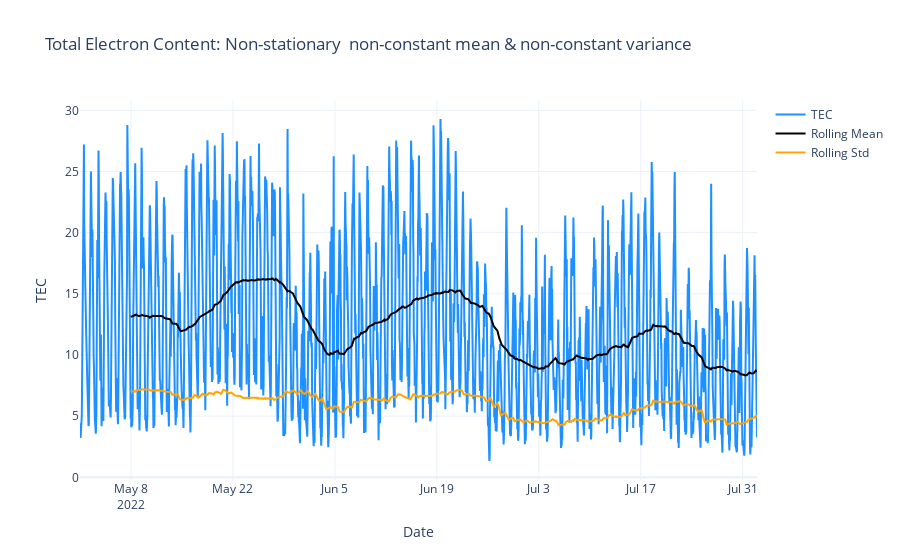

The code cell stored with this chart in its notebook:
### Code cell
rolling_window = 168  # Number of hours in a week

# Calculate rolling mean and standard deviation
rolling_mean = X.rolling(window=rolling_window).mean()
rolling_std = X.rolling(window=rolling_window).std()

# Create a Plotly figure
fig = go.Figure()

# Add TEC time series
fig.add_trace(go.Scatter(x=X.index, y=X.values, mode='lines', name='TEC', line=dict(color='dodgerblue')))

# Add rolling mean
fig.add_trace(go.Scatter(x=X.index, y=rolling_mean, mode='lines', name='Rolling Mean', line=dict(color='black')))

# Add rolling std
fig.add_trace(go.Scatter(x=X.index, y=rolling_std, mode='lines', name='Rolling Std', line=dict(color='orange')))

# Update layout
fig.update_layout(
    title='Total Electron Content: Non-stationary \nnon-constant mean & non-constant variance',
    xaxis_title='Date',
    yaxis_title='TEC',
    template='plotly_white'
)

### Figure 1 — Plotly figure (JSON) as saved in the notebook; plotly's stock layout.template omitted (floating-point values rounded to 4 significant figures; data arrays with more than 128 entries replaced by an {"elided": "..."} marker saying what was removed)
{"data": [{"line": {"color": "dodgerblue"}, "mode": "lines", "name": "TEC", "type": "scatter", "x": {"elided": "2232 str values"}, "y": {"elided": "2232 float values"}}, {"line": {"color": "black"}, "mode": "lines", "name": "Rolling Mean", "type": "scatter", "x": {"elided": "2232 str values"}, "y": {"elided": "2232 float values"}}, {"line": {"color": "orange"}, "mode": "lines", "name": "Rolling Std", "type": "scatter", "x": {"elided": "2232 str values"}, "y": {"elided": "2232 float values"}}], "layout": {"autosize": true, "title": {"text": "Total Electron Content: Non-stationary \nnon-constant mean & non-constant variance"}, "xaxis": {"autorange": true, "range": ["2022-05-01", "2022-08-01 23:00"], "title": {"text": "Date"}, "type": "date"}, "yaxis": {"autorange": true, "range": [-0.2199, 30.84], "title": {"text": "TEC"}, "type": "linear"}}}
